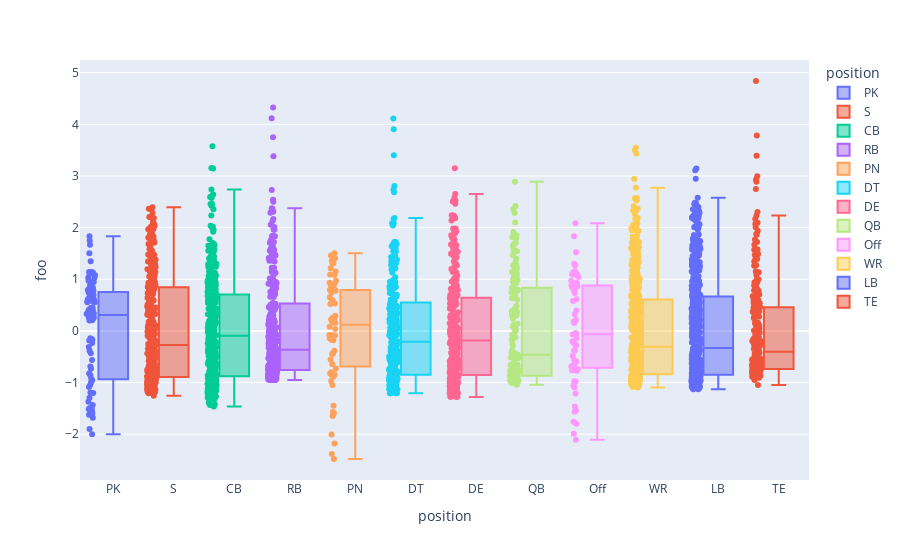

This figure's notebook cell:
### Code cell
zscores

### Figure 1 — Plotly figure (JSON) as saved in the notebook; plotly's stock layout.template omitted (floating-point values rounded to 4 significant figures; data arrays with more than 128 entries replaced by an {"elided": "..."} marker saying what was removed)
{"data": [{"alignmentgroup": "True", "boxpoints": "all", "customdata": {"elided": "85x5 mixed values"}, "hovertemplate": "position=%{x}<br>foo=%{y}<br>player_name=%{customdata[0]}<br>total_points=%{customdata[1]}<br>average_points=%{customdata[2]}<br>age=%{customdata[3]}<br>experience_years=%{customdata[4]}<extra></extra>", "legendgroup": "PK", "marker": {"color": "#636efa"}, "name": "PK", "notched": false, "offsetgroup": "PK", "orientation": "v", "showlegend": true, "type": "box", "x": ["PK", "PK", "PK", "PK", "PK", "PK", "PK", "PK", "PK", "PK", "PK", "PK", "PK", "PK", "PK", "PK", "PK", "PK", "PK", "PK", "PK", "PK", "PK", "PK", "PK", "PK", "PK", "PK", "PK", "PK", "PK", "PK", "PK", "PK", "PK", "PK", "PK", "PK", "PK", "PK", "PK", "PK", "PK", "PK", "PK", "PK", "PK", "PK", "PK", "PK", "PK", "PK", "PK", "PK", "PK", "PK", "PK", "PK", "PK", "PK", "PK", "PK", "PK", "PK", "PK", "PK", "PK", "PK", "PK", "PK", "PK", "PK", "PK", "PK", "PK", "PK", "PK", "PK", "PK", "PK", "PK", "PK", "PK", "PK", "PK"], "x0": " ", "xaxis": "x", "y": [1.832, 1.749, 1.35, 1.138, 1.032, 0.9483, 0.8877, 0.8169, 0.7917, 0.7462, 0.7412, 0.625, 0.6149, 0.5543, 0.4532, 0.3977, 0.3573, 0.327, 0.3067, 0.2638, 0.2588, 0.2588, 0.2007, -0.1428, -0.1555, -0.1706, -0.1858, -0.2363, -0.5646, -0.7338, -0.8248, -0.8576, -1.201, -1.436, -1.502, -1.514, -1.603, -1.62, -1.901, -2.002, 1.669, 1.502, 1.143, 1.139, 1.133, 1.109, 1.077, 1.025, 0.9773, 0.9494, 0.8397, 0.7819, 0.6941, 0.6482, 0.6383, 0.6064, 0.5744, 0.5685, 0.5545, 0.4468, 0.4129, 0.379, 0.3371, 0.3291, 0.2294, 0.2095, 0.2055, -0.3131, -0.3849, -0.4347, -0.69, -0.9274, -0.9553, -1.005, -1.047, -1.085, -1.193, -1.292, -1.37, -1.492, -1.522, -1.558, -1.603, -1.623, -1.683], "y0": " ", "yaxis": "y"}, {"alignmentgroup": "True", "boxpoints": "all", "customdata": {"elided": "311x5 mixed values"}, "hovertemplate": "position=%{x}<br>foo=%{y}<br>player_name=%{customdata[0]}<br>total_points=%{customdata[1]}<br>average_points=%{customdata[2]}<br>age=%{customdata[3]}<br>experience_years=%{customdata[4]}<extra></extra>", "legendgroup": "S", "marker": {"color": "#EF553B"}, "name": "S", "notched": false, "offsetgroup": "S", "orientation": "v", "showlegend": true, "type": "box", "x": {"elided": "311 str values"}, "x0": " ", "xaxis": "x", "y": {"elided": "311 float values"}, "y0": " ", "yaxis": "y"}, {"alignmentgroup": "True", "boxpoints": "all", "customdata": {"elided": "415x5 mixed values"}, "hovertemplate": "position=%{x}<br>foo=%{y}<br>player_name=%{customdata[0]}<br>total_points=%{customdata[1]}<br>average_points=%{customdata[2]}<br>age=%{customdata[3]}<br>experience_years=%{customdata[4]}<extra></extra>", "legendgroup": "CB", "marker": {"color": "#00cc96"}, "name": "CB", "notched": false, "offsetgroup": "CB", "orientation": "v", "showlegend": true, "type": "box", "x": {"elided": "415 str values"}, "x0": " ", "xaxis": "x", "y": {"elided": "415 float values"}, "y0": " ", "yaxis": "y"}, {"alignmentgroup": "True", "boxpoints": "all", "customdata": {"elided": "321x5 mixed values"}, "hovertemplate": "position=%{x}<br>foo=%{y}<br>player_name=%{customdata[0]}<br>total_points=%{customdata[1]}<br>average_points=%{customdata[2]}<br>age=%{customdata[3]}<br>experience_years=%{customdata[4]}<extra></extra>", "legendgroup": "RB", "marker": {"color": "#ab63fa"}, "name": "RB", "notched": false, "offsetgroup": "RB", "orientation": "v", "showlegend": true, "type": "box", "x": {"elided": "321 str values"}, "x0": " ", "xaxis": "x", "y": {"elided": "321 float values"}, "y0": " ", "yaxis": "y"}, {"alignmentgroup": "True", "boxpoints": "all", "customdata": {"elided": "64x5 mixed values"}, "hovertemplate": "position=%{x}<br>foo=%{y}<br>player_name=%{customdata[0]}<br>total_points=%{customdata[1]}<br>average_points=%{customdata[2]}<br>age=%{customdata[3]}<br>experience_years=%{customdata[4]}<extra></extra>", "legendgroup": "PN", "marker": {"color": "#FFA15A"}, "name": "PN", "notched": false, "offsetgroup": "PN", "orientation": "v", "showlegend": true, "type": "box", "x": ["PN", "PN", "PN", "PN", "PN", "PN", "PN", "PN", "PN", "PN", "PN", "PN", "PN", "PN", "PN", "PN", "PN", "PN", "PN", "PN", "PN", "PN", "PN", "PN", "PN", "PN", "PN", "PN", "PN", "PN", "PN", "PN", "PN", "PN", "PN", "PN", "PN", "PN", "PN", "PN", "PN", "PN", "PN", "PN", "PN", "PN", "PN", "PN", "PN", "PN", "PN", "PN", "PN", "PN", "PN", "PN", "PN", "PN", "PN", "PN", "PN", "PN", "PN", "PN"], "x0": " ", "xaxis": "x", "y": [1.503, 1.458, 1.409, 1.357, 0.9702, 0.9192, 0.793, 0.7793, 0.738, 0.6502, 0.5889, 0.5201, 0.2437, 0.2219, 0.1817, 0.1594, -0.08548, -0.1262, -0.1457, -0.1778, -0.3837, -0.4479, -0.8436, -0.968, -1.045, -1.449, -1.572, -1.595, -1.646, -2.006, 1.317, 1.307, 1.215, 1.149, 1.09, 1.083, 0.9322, 0.8679, 0.8611, 0.7953, 0.7875, 0.599, 0.529, 0.2919, 0.2569, 0.1619, 0.08093, 0.03445, -0.08044, -0.08462, -0.0888, -0.1358, -0.1823, -0.4418, -0.5541, -0.6476, -0.727, -0.8016, -0.8272, -0.8638, -0.8815, -2.179, -2.383, -2.481], "y0": " ", "yaxis": "y"}, {"alignmentgroup": "True", "boxpoints": "all", "customdata": {"elided": "270x5 mixed values"}, "hovertemplate": "position=%{x}<br>foo=%{y}<br>player_name=%{customdata[0]}<br>total_points=%{customdata[1]}<br>average_points=%{customdata[2]}<br>age=%{customdata[3]}<br>experience_years=%{customdata[4]}<extra></extra>", "legendgroup": "DT", "marker": {"color": "#19d3f3"}, "name": "DT", "notched": false, "offsetgroup": "DT", "orientation": "v", "showlegend": true, "type": "box", "x": {"elided": "270 str values"}, "x0": " ", "xaxis": "x", "y": {"elided": "270 float values"}, "y0": " ", "yaxis": "y"}, {"alignmentgroup": "True", "boxpoints": "all", "customdata": {"elided": "305x5 mixed values"}, "hovertemplate": "position=%{x}<br>foo=%{y}<br>player_name=%{customdata[0]}<br>total_points=%{customdata[1]}<br>average_points=%{customdata[2]}<br>age=%{customdata[3]}<br>experience_years=%{customdata[4]}<extra></extra>", "legendgroup": "DE", "marker": {"color": "#FF6692"}, "name": "DE", "notched": false, "offsetgroup": "DE", "orientation": "v", "showlegend": true, "type": "box", "x": {"elided": "305 str values"}, "x0": " ", "xaxis": "x", "y": {"elided": "305 float values"}, "y0": " ", "yaxis": "y"}, {"alignmentgroup": "True", "boxpoints": "all", "customdata": {"elided": "151x5 mixed values"}, "hovertemplate": "position=%{x}<br>foo=%{y}<br>player_name=%{customdata[0]}<br>total_points=%{customdata[1]}<br>average_points=%{customdata[2]}<br>age=%{customdata[3]}<br>experience_years=%{customdata[4]}<extra></extra>", "legendgroup": "QB", "marker": {"color": "#B6E880"}, "name": "QB", "notched": false, "offsetgroup": "QB", "orientation": "v", "showlegend": true, "type": "box", "x": {"elided": "151 str values"}, "x0": " ", "xaxis": "x", "y": {"elided": "151 float values"}, "y0": " ", "yaxis": "y"}, {"alignmentgroup": "True", "boxpoints": "all", "customdata": {"elided": "64x5 mixed values"}, "hovertemplate": "position=%{x}<br>foo=%{y}<br>player_name=%{customdata[0]}<br>total_points=%{customdata[1]}<br>average_points=%{customdata[2]}<br>age=%{customdata[3]}<br>experience_years=%{customdata[4]}<extra></extra>", "legendgroup": "Off", "marker": {"color": "#FF97FF"}, "name": "Off", "notched": false, "offsetgroup": "Off", "orientation": "v", "showlegend": true, "type": "box", "x": ["Off", "Off", "Off", "Off", "Off", "Off", "Off", "Off", "Off", "Off", "Off", "Off", "Off", "Off", "Off", "Off", "Off", "Off", "Off", "Off", "Off", "Off", "Off", "Off", "Off", "Off", "Off", "Off", "Off", "Off", "Off", "Off", "Off", "Off", "Off", "Off", "Off", "Off", "Off", "Off", "Off", "Off", "Off", "Off", "Off", "Off", "Off", "Off", "Off", "Off", "Off", "Off", "Off", "Off", "Off", "Off", "Off", "Off", "Off", "Off", "Off", "Off", "Off", "Off"], "x0": " ", "xaxis": "x", "y": [2.084, 1.833, 1.139, 1.096, 0.9702, 0.9307, 0.8876, 0.8588, 0.8409, 0.733, 0.6144, 0.5785, 0.3952, 0.3233, 0.1796, -0.1439, -0.205, -0.2517, -0.2804, -0.3739, -0.3775, -0.5679, -0.5931, -0.6183, -0.665, -0.7512, -0.762, -0.9812, -1.463, -1.563, -1.761, -2.106, 1.522, 1.299, 1.266, 1.153, 1.104, 1.084, 1.043, 0.9097, 0.8854, 0.8773, 0.8692, 0.853, 0.7801, 0.2167, 0.1519, -0.03863, -0.05484, -0.07105, -0.217, -0.4844, -0.5939, -0.6871, -0.6911, -0.7398, -0.7722, -0.9748, -1.056, -1.092, -1.21, -1.542, -1.798, -1.992], "y0": " ", "yaxis": "y"}, {"alignmentgroup": "True", "boxpoints": "all", "customdata": {"elided": "455x5 mixed values"}, "hovertemplate": "position=%{x}<br>foo=%{y}<br>player_name=%{customdata[0]}<br>total_points=%{customdata[1]}<br>average_points=%{customdata[2]}<br>age=%{customdata[3]}<br>experience_years=%{customdata[4]}<extra></extra>", "legendgroup": "WR", "marker": {"color": "#FECB52"}, "name": "WR", "notched": false, "offsetgroup": "WR", "orientation": "v", "showlegend": true, "type": "box", "x": {"elided": "455 str values"}, "x0": " ", "xaxis": "x", "y": {"elided": "455 float values"}, "y0": " ", "yaxis": "y"}, {"alignmentgroup": "True", "boxpoints": "all", "customdata": {"elided": "493x5 mixed values"}, "hovertemplate": "position=%{x}<br>foo=%{y}<br>player_name=%{customdata[0]}<br>total_points=%{customdata[1]}<br>average_points=%{customdata[2]}<br>age=%{customdata[3]}<br>experience_years=%{customdata[4]}<extra></extra>", "legendgroup": "LB", "marker": {"color": "#636efa"}, "name": "LB", "notched": false, "offsetgroup": "LB", "orientation": "v", "showlegend": true, "type": "box", "x": {"elided": "493 str values"}, "x0": " ", "xaxis": "x", "y": {"elided": "493 float values"}, "y0": " ", "yaxis": "y"}, {"alignmentgroup": "True", "boxpoints": "all", "customdata": {"elided": "244x5 mixed values"}, "hovertemplate": "position=%{x}<br>foo=%{y}<br>player_name=%{customdata[0]}<br>total_points=%{customdata[1]}<br>average_points=%{customdata[2]}<br>age=%{customdata[3]}<br>experience_years=%{customdata[4]}<extra></extra>", "legendgroup": "TE", "marker": {"color": "#EF553B"}, "name": "TE", "notched": false, "offsetgroup": "TE", "orientation": "v", "showlegend": true, "type": "box", "x": {"elided": "244 str values"}, "x0": " ", "xaxis": "x", "y": {"elided": "244 float values"}, "y0": " ", "yaxis": "y"}], "layout": {"boxmode": "overlay", "legend": {"title": {"text": "position"}, "tracegroupgap": 0}, "margin": {"t": 60}, "xaxis": {"anchor": "y", "categoryarray": ["PK", "S", "CB", "RB", "PN", "DT", "DE", "QB", "Off", "WR", "LB", "TE"], "categoryorder": "array", "domain": [0, 1], "title": {"text": "position"}}, "yaxis": {"anchor": "x", "domain": [0, 1], "title": {"text": "foo"}}}}
